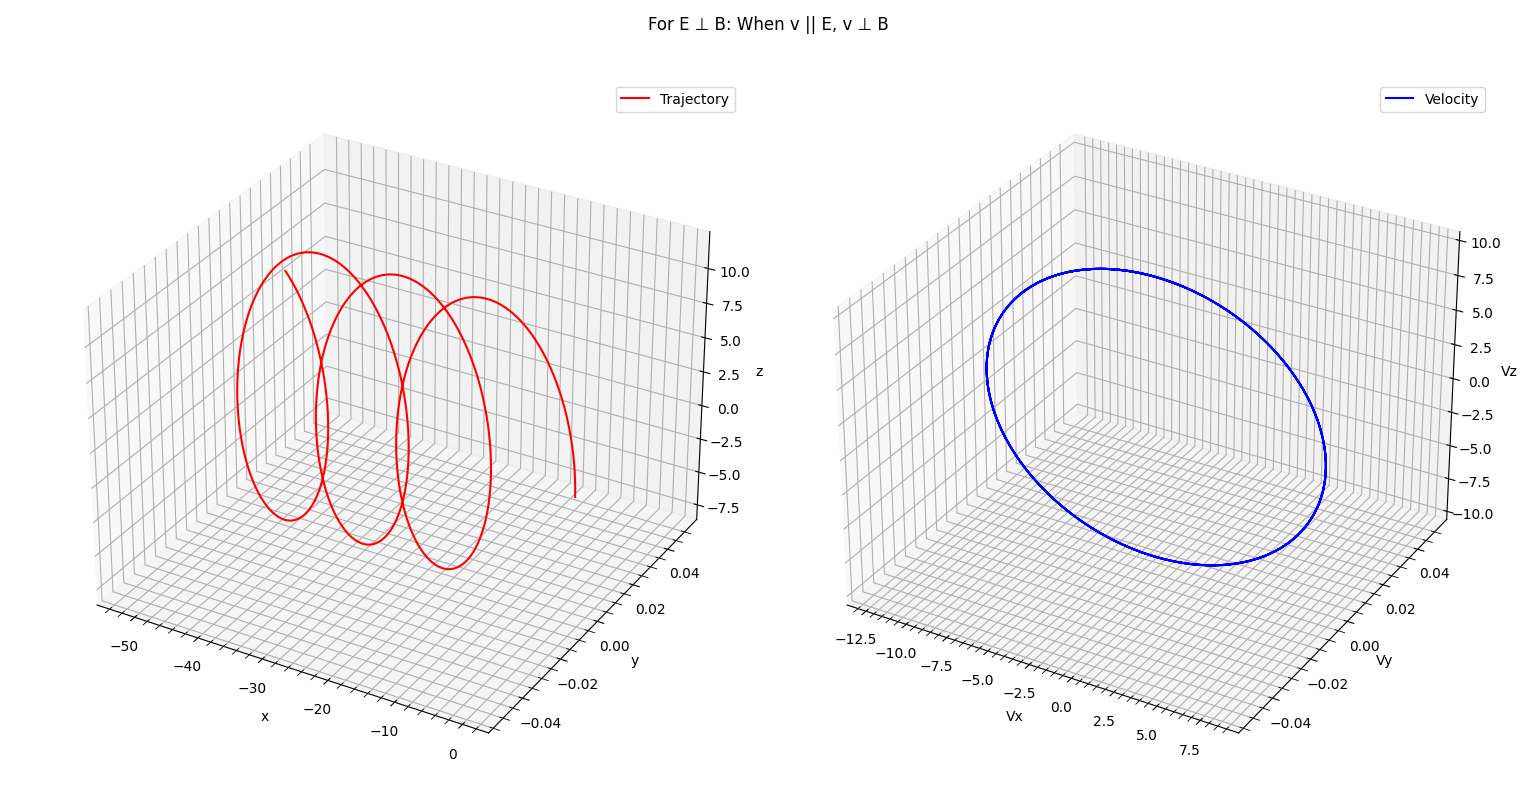

This chart was generated by the following Python code:
from scipy.integrate import odeint
import matplotlib.pyplot as plt
import numpy as np 

m, q = 1, 1
v = 10
Ex, Ey, Ez = 0, 0, 2
Bx, By, Bz = 0, 1, 0

def dS_dt(S, t):
    x, y, z, vx, vy, vz = S
    dx_dt = vx
    dy_dt = vy
    dz_dt = vz
    dvx_dt = (q/m)*(Ex+vy*Bz-vz*By)
    dvy_dt = (q/m)*(Ey+vz*Bx-vx*Bz)
    dvz_dt = (q/m)*(Ez+vx*By-vy*Bx)
    return [dx_dt, dy_dt, dz_dt, dvx_dt, dvy_dt, dvz_dt]

t = np.linspace(0, 20, 1001)
S0 = (0, 0, 0, 0, 0, v)
sol = odeint(dS_dt, S0, t)
x, y, z, vx, vy, vz = sol.T[0], sol.T[1], sol.T[2], sol.T[3], sol.T[4], sol.T[5]

fig = plt.figure()
ax1 = fig.add_subplot(121, projection="3d")
ax1.plot(x,y,z, color="red",label="Trajectory")
ax1.set_xlabel("x")
ax1.set_ylabel("y")
ax1.set_zlabel("z")
ax1.grid(which="major")
ax1.grid(which="minor",linestyle="--")
ax1.minorticks_on()
ax1.legend()
ax2 = fig.add_subplot(122, projection="3d")
ax2.plot(vx,vy,vz, color="blue",label="Velocity")
ax2.set_xlabel("Vx")
ax2.set_ylabel("Vy")
ax2.set_zlabel("Vz")
ax2.grid(which="major")
ax2.grid(which="minor",linestyle="--")
ax2.minorticks_on()
ax2.legend()
fig.suptitle("For E ⊥ B: When v || E, v ⊥ B")
fig.tight_layout()
plt.show()
